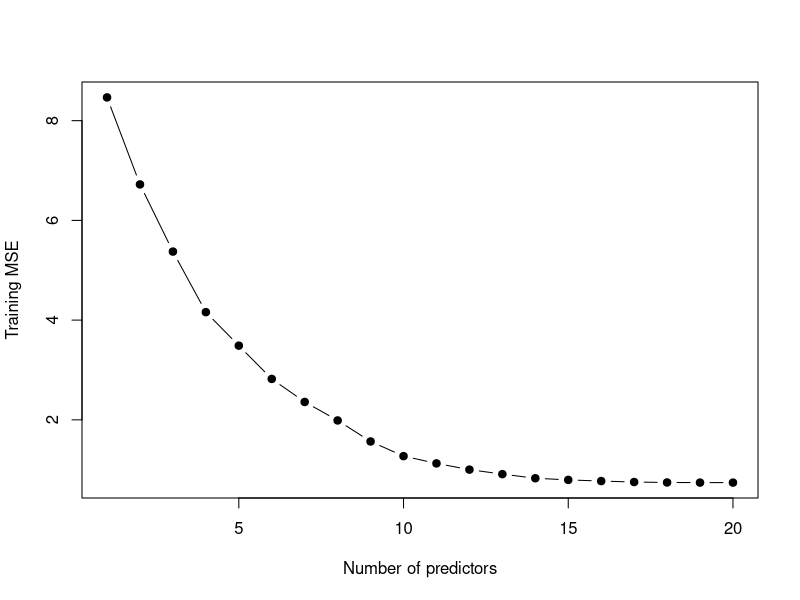
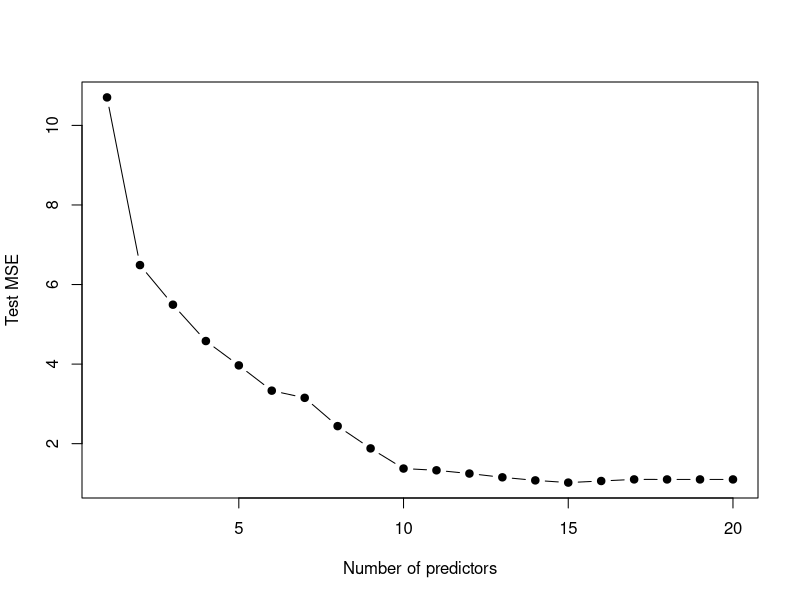

Generate these figures, in order, with R:
#####################################################
# Homework 2 Problem 3
#####################################################

rm(list = ls())
set.seed(1)
# assigning features and observations
p = 20
n = 1000
x = matrix(rnorm(n*p),n,p)

# assigning zero values to some random elements of beta 
beta <- rnorm(p)
beta[2] <- 0
beta[4] <- 0
beta[7] <- 0
beta[15] <- 0
beta[19] <- 0

# epsilon value
epsilon <- rnorm(p)

# expression
y <- x%*%beta + epsilon;

# Data spliting in training data and testing data
 
trainData <- sample(seq(1000), 100, replace = FALSE)
testData <- -trainData
x.trainData <- x[trainData, ]
x.testData <- x[testData, ]
y.trainData <- y[trainData]
y.testData <- y[testData]

# Best selection on trainig dataset

library(leaps)
data.train <- data.frame(y = y.trainData, x= x.trainData)
regfit.full <- regsubsets(y ~ ., data = data.train, nvmax = 20)
train.mat <- model.matrix(y ~ ., data = data.train, nvmax = 20)
val.errors <- rep(NA, 20)
for (i in 1:20) {
    coefi <- coef(regfit.full, id = i)
    pred <- train.mat[, names(coefi)] %*% coefi
    val.errors[i] <- mean((pred - y.trainData)^2)
}
plot(val.errors, xlab = "Number of predictors", ylab = "Training MSE", pch =19, type = "b")

# Best selection on testing data

data.test <- data.frame(y = y.testData, x = x.testData)
test.mat <- model.matrix(y ~ ., data = data.test, nvmax = 20)
val.errors <- rep(NA, 20)
for (i in 1:20) {
    coefi <- coef(regfit.full, id = i)
    pred <- test.mat[, names(coefi)] %*% coefi
    val.errors[i] <- mean((pred - y.testData)^2)
}
plot(val.errors, xlab = "Number of predictors", ylab = "Test MSE", pch = 19, type = "b")


which.min(val.errors)
coef(regfit.full,which.min(val.errors))
